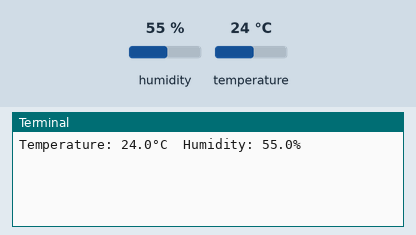
This program was run on a simulated Raspberry Pi (BCM pin numbers). On the bench: the last lines printed to the terminal. The inputs (shaded band) are chosen by the test bench; at power-on: humidity 55 %, temperature 24 °C.

Above: at 1.2 s.
1.3 s: humidity set to 22 %
At 3.1 s:
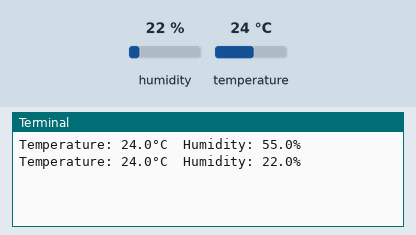
3.4 s: temperature set to 12 °C
At 4.3 s:
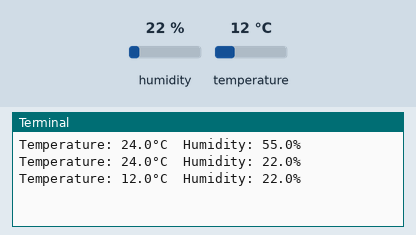
5.5 s: humidity set to 40 %
At 7.3 s:
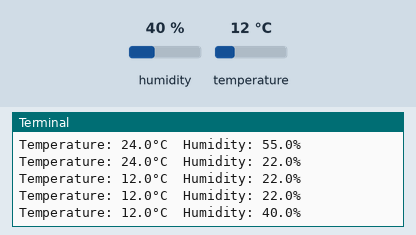
Timing chart, 0 to 8.8 s (numbered marks = the images above; inputs shaded):
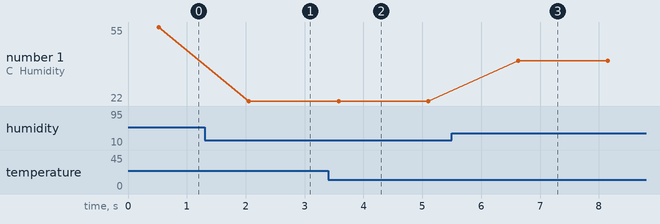

The program:

Project_7_Humidity_and_temperature__sensor_with__RPi.py
```python
import sys
import Adafruit_DHT
import time

# Main loop to continuously read temperature and humidity from DHT11 sensor
while True:
    # Read temperature and humidity from DHT11 sensor (connected to GPIO pin 4)
    humidity, temperature = Adafruit_DHT.read_retry(11, 4)

    # Print temperature and humidity values with formatting
    print('Temperature: {0:0.1f}°C  Humidity: {1:0.1f}%'.format(temperature, humidity))

    # Wait for 1 second before reading again
    time.sleep(1)
```

Measured:
- after the input at 1.3 s, the terminal: prints a new line after 0.75 s (image 1)
- after the input at 3.4 s, the terminal: prints a new line after 0.18 s (image 2)
- after the input at 5.5 s, the terminal: prints a new line after 1.1 s (image 3)
- plotted number 1: 55 → 22 after the input at 1.3 s, 22 → 40 after the input at 5.5 s
